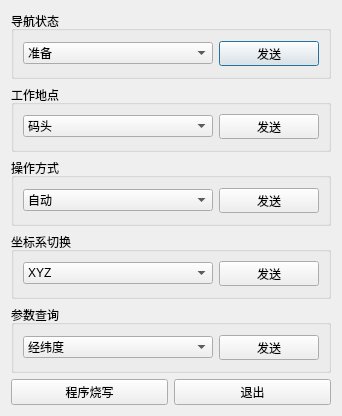
<?xml version="1.0" encoding="UTF-8"?>
<ui version="4.0">
 <class>QueryDialog</class>
 <widget class="QDialog" name="QueryDialog">
  <property name="geometry">
   <rect>
    <x>0</x>
    <y>0</y>
    <width>342</width>
    <height>416</height>
   </rect>
  </property>
  <property name="windowTitle">
   <string>状态切换</string>
  </property>
  <property name="modal">
   <bool>true</bool>
  </property>
  <layout class="QGridLayout" name="gridLayout_12">
   <item row="0" column="0">
    <widget class="QGroupBox" name="groupBox">
     <property name="title">
      <string>导航状态</string>
     </property>
     <layout class="QGridLayout" name="gridLayout_2">
      <item row="0" column="0">
       <layout class="QGridLayout" name="gridLayout">
        <item row="0" column="0">
         <widget class="QComboBox" name="comboBox">
          <property name="minimumSize">
           <size>
            <width>25</width>
            <height>0</height>
           </size>
          </property>
          <item>
           <property name="text">
            <string>准备</string>
           </property>
          </item>
          <item>
           <property name="text">
            <string>自对准</string>
           </property>
          </item>
          <item>
           <property name="text">
            <string>传递对准</string>
           </property>
          </item>
          <item>
           <property name="text">
            <string>罗经对准</string>
           </property>
          </item>
          <item>
           <property name="text">
            <string>自主导航/无阻尼</string>
           </property>
          </item>
          <item>
           <property name="text">
            <string>自主导航/水平阻尼</string>
           </property>
          </item>
          <item>
           <property name="text">
            <string>自主导航/全阻尼</string>
           </property>
          </item>
          <item>
           <property name="text">
            <string>罗经导航</string>
           </property>
          </item>
          <item>
           <property name="text">
            <string>组合导航</string>
           </property>
          </item>
          <item>
           <property name="text">
            <string>在舰标定</string>
           </property>
          </item>
          <item>
           <property name="text">
            <string>组合校准</string>
           </property>
          </item>
         </widget>
        </item>
        <item row="0" column="1">
         <widget class="QPushButton" name="pushButton">
          <property name="maximumSize">
           <size>
            <width>100</width>
            <height>25</height>
           </size>
          </property>
          <property name="text">
           <string>发送</string>
          </property>
         </widget>
        </item>
       </layout>
      </item>
     </layout>
    </widget>
   </item>
   <item row="1" column="0">
    <widget class="QGroupBox" name="groupBox_2">
     <property name="title">
      <string>工作地点</string>
     </property>
     <layout class="QGridLayout" name="gridLayout_4">
      <item row="0" column="0">
       <layout class="QGridLayout" name="gridLayout_3">
        <item row="0" column="0">
         <widget class="QComboBox" name="comboBox_2">
          <item>
           <property name="text">
            <string>码头</string>
           </property>
          </item>
          <item>
           <property name="text">
            <string>海上</string>
           </property>
          </item>
         </widget>
        </item>
        <item row="0" column="1">
         <widget class="QPushButton" name="pushButton_2">
          <property name="maximumSize">
           <size>
            <width>100</width>
            <height>25</height>
           </size>
          </property>
          <property name="text">
           <string>发送</string>
          </property>
         </widget>
        </item>
       </layout>
      </item>
     </layout>
    </widget>
   </item>
   <item row="2" column="0">
    <widget class="QGroupBox" name="groupBox_3">
     <property name="title">
      <string>操作方式</string>
     </property>
     <layout class="QGridLayout" name="gridLayout_6">
      <item row="0" column="0">
       <layout class="QGridLayout" name="gridLayout_5">
        <item row="0" column="0">
         <widget class="QComboBox" name="comboBox_3">
          <item>
           <property name="text">
            <string>自动</string>
           </property>
          </item>
          <item>
           <property name="text">
            <string>手动</string>
           </property>
          </item>
         </widget>
        </item>
        <item row="0" column="1">
         <widget class="QPushButton" name="pushButton_3">
          <property name="maximumSize">
           <size>
            <width>100</width>
            <height>25</height>
           </size>
          </property>
          <property name="text">
           <string>发送</string>
          </property>
         </widget>
        </item>
       </layout>
      </item>
     </layout>
    </widget>
   </item>
   <item row="3" column="0">
    <widget class="QGroupBox" name="groupBox_4">
     <property name="title">
      <string>坐标系切换</string>
     </property>
     <layout class="QGridLayout" name="gridLayout_8">
      <item row="0" column="0">
       <layout class="QGridLayout" name="gridLayout_7">
        <item row="0" column="0">
         <widget class="QComboBox" name="comboBox_4">
          <item>
           <property name="text">
            <string>XYZ</string>
           </property>
          </item>
          <item>
           <property name="text">
            <string>Y-XZ</string>
           </property>
          </item>
          <item>
           <property name="text">
            <string>-X-YZ</string>
           </property>
          </item>
          <item>
           <property name="text">
            <string>-YXZ</string>
           </property>
          </item>
          <item>
           <property name="text">
            <string>-XY-Z</string>
           </property>
          </item>
          <item>
           <property name="text">
            <string>-Y-X-Z</string>
           </property>
          </item>
          <item>
           <property name="text">
            <string>X-Y-Z</string>
           </property>
          </item>
          <item>
           <property name="text">
            <string>YX-Z</string>
           </property>
          </item>
          <item>
           <property name="text">
            <string>XZ-Y</string>
           </property>
          </item>
          <item>
           <property name="text">
            <string>YZX</string>
           </property>
          </item>
          <item>
           <property name="text">
            <string>-XZY</string>
           </property>
          </item>
          <item>
           <property name="text">
            <string>-YZ-X</string>
           </property>
          </item>
          <item>
           <property name="text">
            <string>X-ZY</string>
           </property>
          </item>
          <item>
           <property name="text">
            <string>Y-Z-X</string>
           </property>
          </item>
          <item>
           <property name="text">
            <string>-X-Z-Y</string>
           </property>
          </item>
          <item>
           <property name="text">
            <string>-Y-ZX</string>
           </property>
          </item>
          <item>
           <property name="text">
            <string>ZY-X</string>
           </property>
          </item>
          <item>
           <property name="text">
            <string>Z-X-Y</string>
           </property>
          </item>
          <item>
           <property name="text">
            <string>Z-YX</string>
           </property>
          </item>
          <item>
           <property name="text">
            <string>ZXY</string>
           </property>
          </item>
          <item>
           <property name="text">
            <string>-ZYX</string>
           </property>
          </item>
          <item>
           <property name="text">
            <string>-Z-XY</string>
           </property>
          </item>
          <item>
           <property name="text">
            <string>-Z-Y-X</string>
           </property>
          </item>
          <item>
           <property name="text">
            <string>-ZX-Y</string>
           </property>
          </item>
         </widget>
        </item>
        <item row="0" column="1">
         <widget class="QPushButton" name="pushButton_4">
          <property name="maximumSize">
           <size>
            <width>100</width>
            <height>25</height>
           </size>
          </property>
          <property name="text">
           <string>发送</string>
          </property>
         </widget>
        </item>
       </layout>
      </item>
     </layout>
    </widget>
   </item>
   <item row="4" column="0">
    <widget class="QGroupBox" name="groupBox_5">
     <property name="title">
      <string>参数查询</string>
     </property>
     <layout class="QGridLayout" name="gridLayout_10">
      <item row="0" column="0">
       <layout class="QGridLayout" name="gridLayout_9">
        <item row="0" column="0">
         <widget class="QComboBox" name="comboBox_5">
          <item>
           <property name="text">
            <string>经纬度</string>
           </property>
          </item>
          <item>
           <property name="text">
            <string>航向</string>
           </property>
          </item>
          <item>
           <property name="text">
            <string>速度</string>
           </property>
          </item>
          <item>
           <property name="text">
            <string>系统编号</string>
           </property>
          </item>
          <item>
           <property name="text">
            <string>在舰位置</string>
           </property>
          </item>
          <item>
           <property name="text">
            <string>IP地址</string>
           </property>
          </item>
          <item>
           <property name="text">
            <string>陀螺标定参数</string>
           </property>
          </item>
          <item>
           <property name="text">
            <string>加速度计标定参数</string>
           </property>
          </item>
          <item>
           <property name="text">
            <string>等效零偏</string>
           </property>
          </item>
          <item>
           <property name="text">
            <string>系统姿态零位</string>
           </property>
          </item>
          <item>
           <property name="text">
            <string>惯组和输出零位</string>
           </property>
          </item>
          <item>
           <property name="text">
            <string>杆臂</string>
           </property>
          </item>
          <item>
           <property name="text">
            <string>陀螺零偏温补系数</string>
           </property>
          </item>
          <item>
           <property name="text">
            <string>加表零位温补系数</string>
           </property>
          </item>
         </widget>
        </item>
        <item row="0" column="1">
         <widget class="QPushButton" name="pushButton_5">
          <property name="maximumSize">
           <size>
            <width>100</width>
            <height>25</height>
           </size>
          </property>
          <property name="text">
           <string>发送</string>
          </property>
         </widget>
        </item>
       </layout>
      </item>
     </layout>
    </widget>
   </item>
   <item row="5" column="0">
    <layout class="QGridLayout" name="gridLayout_11">
     <item row="0" column="0">
      <widget class="QPushButton" name="pushButton_6">
       <property name="text">
        <string>程序烧写</string>
       </property>
      </widget>
     </item>
     <item row="0" column="1">
      <widget class="QPushButton" name="pushButton_7">
       <property name="text">
        <string>退出</string>
       </property>
      </widget>
     </item>
    </layout>
   </item>
  </layout>
 </widget>
 <resources/>
 <connections/>
</ui>
